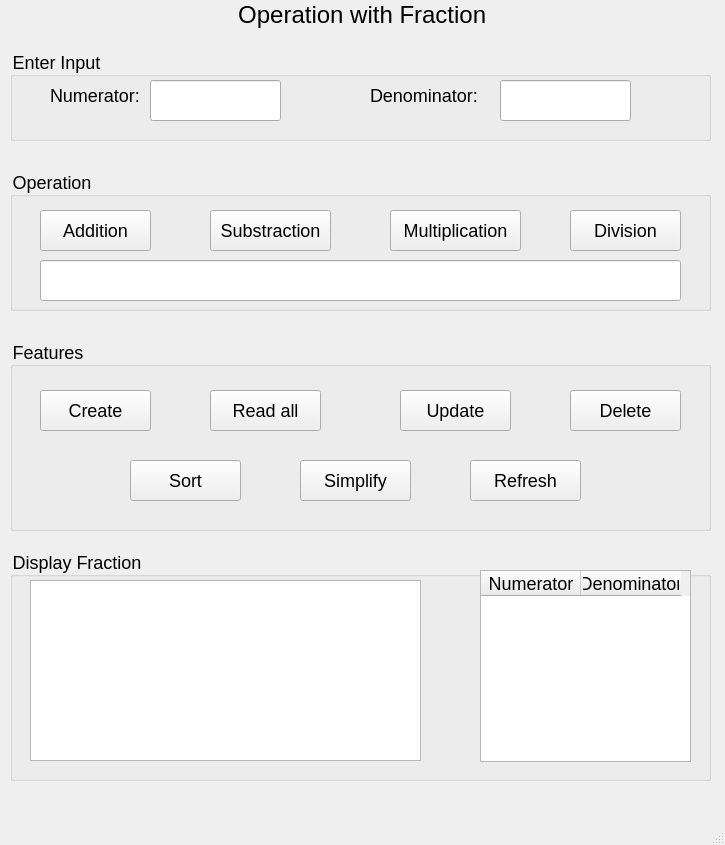
<?xml version="1.0" encoding="UTF-8"?>
<ui version="4.0">
 <class>MainWindow</class>
 <widget class="QMainWindow" name="MainWindow">
  <property name="geometry">
   <rect>
    <x>0</x>
    <y>0</y>
    <width>725</width>
    <height>845</height>
   </rect>
  </property>
  <property name="windowTitle">
   <string>MainWindow</string>
  </property>
  <property name="styleSheet">
   <string notr="true">font-size: 18px</string>
  </property>
  <widget class="QWidget" name="centralwidget">
   <widget class="QLabel" name="label">
    <property name="geometry">
     <rect>
      <x>220</x>
      <y>0</y>
      <width>291</width>
      <height>31</height>
     </rect>
    </property>
    <property name="text">
     <string>&lt;html&gt;&lt;head/&gt;&lt;body&gt;&lt;p align=&quot;center&quot;&gt;&lt;span style=&quot; font-size:18pt;&quot;&gt;Operation with Fraction &lt;/span&gt;&lt;/p&gt;&lt;/body&gt;&lt;/html&gt;</string>
    </property>
   </widget>
   <widget class="QGroupBox" name="groupBox">
    <property name="geometry">
     <rect>
      <x>10</x>
      <y>50</y>
      <width>701</width>
      <height>91</height>
     </rect>
    </property>
    <property name="title">
     <string>Enter Input</string>
    </property>
    <widget class="QLabel" name="label_2">
     <property name="geometry">
      <rect>
       <x>40</x>
       <y>20</y>
       <width>101</width>
       <height>51</height>
      </rect>
     </property>
     <property name="text">
      <string>Numerator: </string>
     </property>
    </widget>
    <widget class="QLineEdit" name="lineEditNumerator">
     <property name="geometry">
      <rect>
       <x>140</x>
       <y>30</y>
       <width>131</width>
       <height>41</height>
      </rect>
     </property>
    </widget>
    <widget class="QLabel" name="label_3">
     <property name="geometry">
      <rect>
       <x>360</x>
       <y>20</y>
       <width>111</width>
       <height>51</height>
      </rect>
     </property>
     <property name="text">
      <string>Denominator: </string>
     </property>
    </widget>
    <widget class="QLineEdit" name="lineEditDenominator">
     <property name="geometry">
      <rect>
       <x>490</x>
       <y>30</y>
       <width>131</width>
       <height>41</height>
      </rect>
     </property>
    </widget>
   </widget>
   <widget class="QGroupBox" name="groupBox_2">
    <property name="geometry">
     <rect>
      <x>10</x>
      <y>170</y>
      <width>701</width>
      <height>141</height>
     </rect>
    </property>
    <property name="title">
     <string>Operation</string>
    </property>
    <widget class="QPushButton" name="pushButtonAddition">
     <property name="geometry">
      <rect>
       <x>30</x>
       <y>40</y>
       <width>111</width>
       <height>41</height>
      </rect>
     </property>
     <property name="text">
      <string>Addition</string>
     </property>
    </widget>
    <widget class="QPushButton" name="pushButton">
     <property name="geometry">
      <rect>
       <x>200</x>
       <y>40</y>
       <width>121</width>
       <height>41</height>
      </rect>
     </property>
     <property name="text">
      <string>Substraction</string>
     </property>
    </widget>
    <widget class="QPushButton" name="pushButtonMultiplication">
     <property name="geometry">
      <rect>
       <x>380</x>
       <y>40</y>
       <width>131</width>
       <height>41</height>
      </rect>
     </property>
     <property name="text">
      <string>Multiplication</string>
     </property>
    </widget>
    <widget class="QPushButton" name="pushButtonDivision">
     <property name="geometry">
      <rect>
       <x>560</x>
       <y>40</y>
       <width>111</width>
       <height>41</height>
      </rect>
     </property>
     <property name="text">
      <string>Division</string>
     </property>
    </widget>
    <widget class="QLineEdit" name="lineEditResult">
     <property name="geometry">
      <rect>
       <x>30</x>
       <y>90</y>
       <width>641</width>
       <height>41</height>
      </rect>
     </property>
    </widget>
   </widget>
   <widget class="QGroupBox" name="groupBox_3">
    <property name="geometry">
     <rect>
      <x>10</x>
      <y>550</y>
      <width>701</width>
      <height>231</height>
     </rect>
    </property>
    <property name="title">
     <string>Display Fraction</string>
    </property>
    <widget class="QTableWidget" name="tableWidgetListFraction">
     <property name="geometry">
      <rect>
       <x>470</x>
       <y>20</y>
       <width>211</width>
       <height>192</height>
      </rect>
     </property>
     <column>
      <property name="text">
       <string>Numerator</string>
      </property>
     </column>
     <column>
      <property name="text">
       <string>Denominator</string>
      </property>
     </column>
    </widget>
    <widget class="QTextEdit" name="textEditDisplayFraction">
     <property name="geometry">
      <rect>
       <x>20</x>
       <y>30</y>
       <width>391</width>
       <height>181</height>
      </rect>
     </property>
     <property name="html">
      <string>&lt;!DOCTYPE HTML PUBLIC &quot;-//W3C//DTD HTML 4.0//EN&quot; &quot;http://www.w3.org/TR/REC-html40/strict.dtd&quot;&gt;
&lt;html&gt;&lt;head&gt;&lt;meta name=&quot;qrichtext&quot; content=&quot;1&quot; /&gt;&lt;style type=&quot;text/css&quot;&gt;
p, li { white-space: pre-wrap; }
&lt;/style&gt;&lt;/head&gt;&lt;body style=&quot; font-family:'MS Shell Dlg 2'; font-size:18px; font-weight:400; font-style:normal;&quot;&gt;
&lt;p style=&quot;-qt-paragraph-type:empty; margin-top:0px; margin-bottom:0px; margin-left:0px; margin-right:0px; -qt-block-indent:0; text-indent:0px;&quot;&gt;&lt;br /&gt;&lt;/p&gt;&lt;/body&gt;&lt;/html&gt;</string>
     </property>
    </widget>
   </widget>
   <widget class="QGroupBox" name="groupBox_4">
    <property name="geometry">
     <rect>
      <x>10</x>
      <y>340</y>
      <width>701</width>
      <height>191</height>
     </rect>
    </property>
    <property name="title">
     <string>Features</string>
    </property>
    <widget class="QPushButton" name="pushButtonCreate">
     <property name="geometry">
      <rect>
       <x>30</x>
       <y>50</y>
       <width>111</width>
       <height>41</height>
      </rect>
     </property>
     <property name="text">
      <string>Create</string>
     </property>
    </widget>
    <widget class="QPushButton" name="pushButtonReadAll">
     <property name="geometry">
      <rect>
       <x>200</x>
       <y>50</y>
       <width>111</width>
       <height>41</height>
      </rect>
     </property>
     <property name="text">
      <string>Read all</string>
     </property>
    </widget>
    <widget class="QPushButton" name="pushButtonUpdate">
     <property name="geometry">
      <rect>
       <x>390</x>
       <y>50</y>
       <width>111</width>
       <height>41</height>
      </rect>
     </property>
     <property name="text">
      <string>Update</string>
     </property>
    </widget>
    <widget class="QPushButton" name="pushButtonDelete">
     <property name="geometry">
      <rect>
       <x>560</x>
       <y>50</y>
       <width>111</width>
       <height>41</height>
      </rect>
     </property>
     <property name="text">
      <string>Delete</string>
     </property>
    </widget>
    <widget class="QPushButton" name="pushButtonSort">
     <property name="geometry">
      <rect>
       <x>120</x>
       <y>120</y>
       <width>111</width>
       <height>41</height>
      </rect>
     </property>
     <property name="text">
      <string>Sort</string>
     </property>
    </widget>
    <widget class="QPushButton" name="pushButtonRefresh">
     <property name="geometry">
      <rect>
       <x>460</x>
       <y>120</y>
       <width>111</width>
       <height>41</height>
      </rect>
     </property>
     <property name="text">
      <string>Refresh</string>
     </property>
    </widget>
    <widget class="QPushButton" name="pushButtonSimlify">
     <property name="geometry">
      <rect>
       <x>290</x>
       <y>120</y>
       <width>111</width>
       <height>41</height>
      </rect>
     </property>
     <property name="text">
      <string>Simplify</string>
     </property>
    </widget>
   </widget>
  </widget>
  <widget class="QMenuBar" name="menubar">
   <property name="geometry">
    <rect>
     <x>0</x>
     <y>0</y>
     <width>725</width>
     <height>31</height>
    </rect>
   </property>
  </widget>
  <widget class="QStatusBar" name="statusbar"/>
 </widget>
 <resources/>
 <connections/>
</ui>
